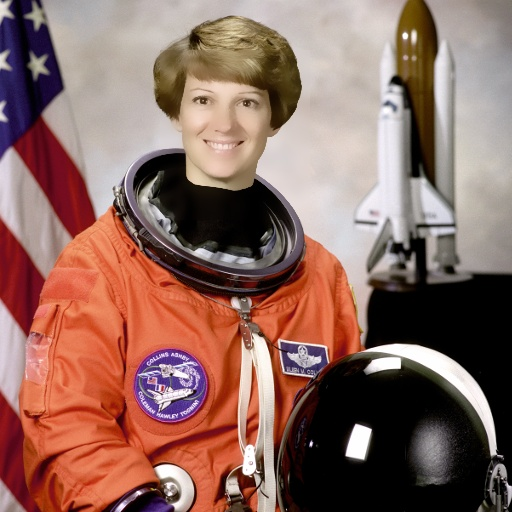
#> input picture data/evaluation/fake/fake_sample_1.jpg, 512 x 512 px; its folder holds only this picture in this run
$ python -i face_detector.py   (imports and definitions only)
#> lines starting #> are read from the running program, lines starting #| are printed output that depends on the picture
### config/settings.py
"""Application Settings and Configuration for DeepShield AI.

All paths, limits, and operational parameters are centralized here.
Configured for efficient CPU-only inference on standard hardware (12GB RAM).
"""

from dataclasses import dataclass, field
import os
from pathlib import Path
from typing import List, Tuple

# Base Project Directory
BASE_DIR = Path(__file__).resolve().parent.parent

@dataclass(frozen=True)
class AppSettings:
    """Core application settings."""
    APP_NAME: str = "DeepShield AI"
    APP_TAGLINE: str = "Deepfake Detection & Digital Forensics Analysis System"
    VERSION: str = "1.0.0"
    ENVIRONMENT: str = os.getenv("APP_ENV", "production")
    LOG_LEVEL: str = os.getenv("LOG_LEVEL", "INFO")

    # Storage Paths
    BASE_DIR: Path = BASE_DIR
    DATA_DIR: Path = BASE_DIR / "data"
    SAMPLES_DIR: Path = BASE_DIR / "data" / "samples"
    EVAL_DATA_DIR: Path = BASE_DIR / "data" / "evaluation"
    MODELS_DIR: Path = BASE_DIR / "models"
    CHECKPOINTS_DIR: Path = BASE_DIR / "models" / "checkpoints"
    REPORTS_DIR: Path = BASE_DIR / "reports"
    TEMP_DIR: Path = BASE_DIR / "data" / "temp"
    DATABASE_PATH: Path = BASE_DIR / "data" / "deepshield_history.db"

    # Security & Input Validation Limits
    MAX_IMAGE_SIZE_BYTES: int = 20 * 1024 * 1024  # 20 MB
    MAX_VIDEO_SIZE_BYTES: int = 100 * 1024 * 1024  # 100 MB
    MAX_IMAGE_DIMENSION: int = 4096  # Max width or height
    MIN_FACE_CROP_SIZE: int = 40  # Minimum face width/height in pixels for reliable inference

    # Supported File Extensions
    ALLOWED_IMAGE_EXTENSIONS: Tuple[str, ...] = (".jpg", ".jpeg", ".png", ".webp")
    ALLOWED_VIDEO_EXTENSIONS: Tuple[str, ...] = (".mp4", ".mov", ".avi", ".mkv")

    # Video Processing Parameters (CPU Optimized)
    DEFAULT_FRAME_SAMPLE_INTERVAL: int = 15  # Sample every 15th frame
    MIN_FRAME_SAMPLE_INTERVAL: int = 1
    MAX_FRAME_SAMPLE_INTERVAL: int = 60
    MAX_FRAMES_TO_ANALYZE: int = 60  # Upper bound on sampled frames to protect CPU & memory
    MAX_VIDEO_DURATION_SECONDS: int = 300  # Max 5 minutes video

    # Batch Analysis
    MAX_BATCH_IMAGE_COUNT: int = 20

    # Computation / Hardware
    DEVICE: str = "cpu"  # Explicitly CPU
    NUM_WORKERS: int = 0
    INFERENCE_BATCH_SIZE: int = 8  # Bounded batching for CPU memory efficiency

    # API Settings
    API_HOST: str = os.getenv("API_HOST", "127.0.0.1")
    API_PORT: int = int(os.getenv("API_PORT", "8000"))


# Initialize default settings instance
settings = AppSettings()

# Ensure required runtime directories exist safely
for path in (
    settings.DATA_DIR,
    settings.SAMPLES_DIR,
    settings.EVAL_DATA_DIR,
    settings.MODELS_DIR,
    settings.CHECKPOINTS_DIR,
    settings.REPORTS_DIR,
    settings.TEMP_DIR,
):
    path.mkdir(parents=True, exist_ok=True)

### src/utils/logging_config.py
"""Logging configuration for DeepShield AI.

Provides structured, readable console and file logging.
"""

import logging
import sys
from pathlib import Path
from typing import Optional

_CONFIGURED = False

def setup_logger(
    name: str = "deepshield",
    level: str = "INFO",
    log_file: Optional[Path] = None
) -> logging.Logger:
    """Set up and return a configured logger."""
    global _CONFIGURED
    logger = logging.getLogger(name)

    # Avoid duplicate handlers if already configured
    if not logger.handlers:
        numeric_level = getattr(logging, level.upper(), logging.INFO)
        logger.setLevel(numeric_level)

        # Formatter
        formatter = logging.Formatter(
            fmt="[%(asctime)s] [%(levelname)s] [%(name)s:%(funcName)s]: %(message)s",
            datefmt="%Y-%m-%d %H:%M:%S",
        )

        # Console handler
        console_handler = logging.StreamHandler(sys.stdout)
        console_handler.setFormatter(formatter)
        logger.addHandler(console_handler)

        # Optional file handler
        if log_file:
            log_file.parent.mkdir(parents=True, exist_ok=True)
            file_handler = logging.FileHandler(str(log_file), encoding="utf-8")
            file_handler.setFormatter(formatter)
            logger.addHandler(file_handler)

    return logger

# Default logger instance
logger = setup_logger()

### src/detection/face_detector.py
"""Dedicated Face Detection and Bounding Box Extraction Module.

Handles multi-face detection, margin expansion for boundary artifacts,
minimum size thresholds, and CPU-efficient face cropping.
"""

from dataclasses import dataclass
from typing import List, Optional, Tuple
import cv2
import numpy as np

from config.settings import settings
from src.utils.logging_config import logger


@dataclass(frozen=True)
class FaceBoundingBox:
    """Coordinates and dimensions of a detected facial region."""
    x: int
    y: int
    width: int
    height: int
    confidence: float = 1.0

    @property
    def area(self) -> int:
        return self.width * self.height

    @property
    def box_tuple(self) -> Tuple[int, int, int, int]:
        return (self.x, self.y, self.width, self.height)


@dataclass
class DetectedFace:
    """A detected face with its extracted crop and coordinates."""
    bbox: FaceBoundingBox
    crop_rgb: np.ndarray
    original_size: Tuple[int, int]
    face_index: int


class FaceDetector:
    """Robust, CPU-efficient face detector using OpenCV Haar Cascades with multi-scale inspection."""

    def __init__(
        self,
        min_face_size: int = settings.MIN_FACE_CROP_SIZE,
        margin_percentage: float = 0.20
    ):
        self.min_face_size = min_face_size
        self.margin_percentage = margin_percentage

        # Load frontal and profile face cascades
        frontal_path = cv2.data.haarcascades + "haarcascade_frontalface_default.xml"
        profile_path = cv2.data.haarcascades + "haarcascade_profileface.xml"

        self.frontal_cascade = cv2.CascadeClassifier(frontal_path)
        self.profile_cascade = cv2.CascadeClassifier(profile_path)

        if self.frontal_cascade.empty():
            logger.error("Failed to load OpenCV frontal face Haar Cascade.")
        else:
            logger.debug("Initialized FaceDetector with OpenCV Haar Cascade.")

    def detect_faces(self, image_rgb: np.ndarray) -> List[DetectedFace]:
        """Detect all valid faces in an RGB image.

        Returns list of DetectedFace objects sorted by area (largest to smallest).
        """
        if image_rgb is None or image_rgb.size == 0:
            return []

        h, w = image_rgb.shape[:2]
#> h = 512; w = 512
        gray = cv2.cvtColor(image_rgb, cv2.COLOR_RGB2GRAY)
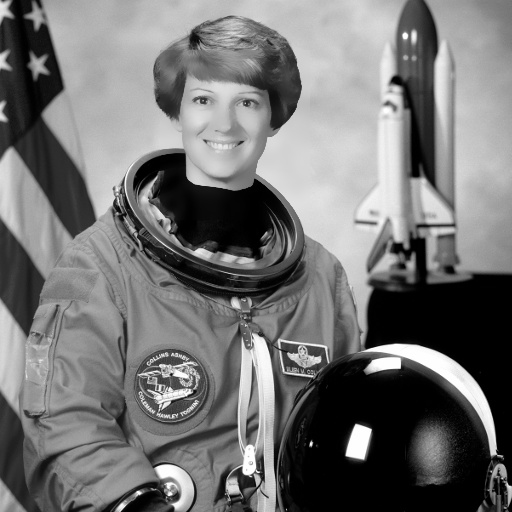
#> gray: shape (512, 512); min 0, max 255, mean 115.4

        # Histogram equalization for contrast invariance
        gray_eq = cv2.equalizeHist(gray)
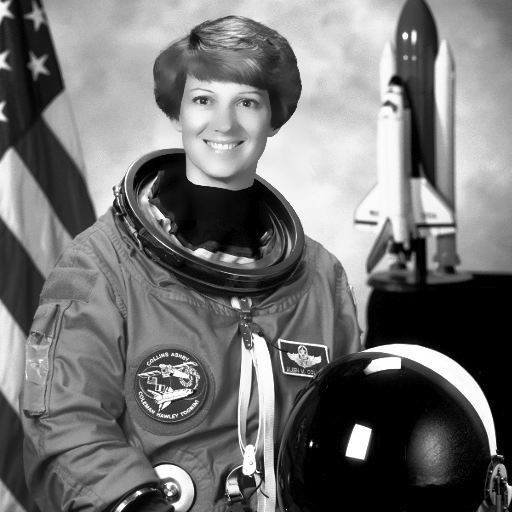
#> gray_eq: shape (512, 512); min 0, max 255, mean 115.1

        # Detect frontal faces
        raw_faces = self.frontal_cascade.detectMultiScale(
            gray_eq,
            scaleFactor=1.1,
            minNeighbors=5,
            minSize=(self.min_face_size, self.min_face_size),
            flags=cv2.CASCADE_SCALE_IMAGE
        )
#> raw_faces = [[176, 66, 96, 96]]

        detected_boxes: List[FaceBoundingBox] = []
        if len(raw_faces) > 0:
            for (x, y, fw, fh) in raw_faces:
                detected_boxes.append(FaceBoundingBox(x=int(x), y=int(y), width=int(fw), height=int(fh), confidence=0.95))
#> this loop made 1 pass
#> after the loop, detected_boxes = 1 item
        else:
            # Fallback to profile cascade if no frontal faces found
            profile_faces = self.profile_cascade.detectMultiScale(
                gray_eq,
                scaleFactor=1.1,
                minNeighbors=4,
                minSize=(self.min_face_size, self.min_face_size)
            )
            for (x, y, fw, fh) in profile_faces:
                detected_boxes.append(FaceBoundingBox(x=int(x), y=int(y), width=int(fw), height=int(fh), confidence=0.85))

        if not detected_boxes:
            return []

        # Sort by area descending (primary subject first)
        detected_boxes.sort(key=lambda b: b.area, reverse=True)

        faces: List[DetectedFace] = []
        for idx, box in enumerate(detected_boxes):
            # Apply margin padding to capture jawline, hairline, and blending seams
            margin_x = int(box.width * self.margin_percentage)
            margin_y = int(box.height * self.margin_percentage)

            x1 = max(0, box.x - margin_x)
            y1 = max(0, box.y - margin_y)
            x2 = min(w, box.x + box.width + margin_x)
            y2 = min(h, box.y + box.height + margin_y)

            crop = image_rgb[y1:y2, x1:x2].copy()
            if crop.shape[0] < self.min_face_size or crop.shape[1] < self.min_face_size:
                continue

            padded_box = FaceBoundingBox(x=x1, y=y1, width=x2 - x1, height=y2 - y1, confidence=box.confidence)
            faces.append(DetectedFace(
                bbox=padded_box,
                crop_rgb=crop,
                original_size=(h, w),
                face_index=idx
            ))
#> this loop made 1 pass
#> (margin_x, margin_y, x1, y1, x2, y2) on pass 1: (19, 19, 157, 47, 291, 181)
#> pass 1, in detect_faces, `crop = image_rgb[y1:y2, x1:x2].copy()`:
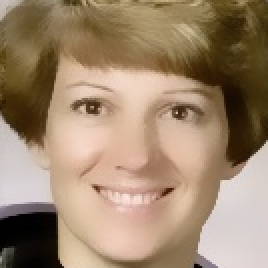
#> crop: shape (134, 134, 3) (shown 2 times larger); mean R, G, B 158.2, 134.5, 109.7
#> after the loop, faces = 1 item

        return faces

    def annotate_image(
        self,
        image_rgb: np.ndarray,
        faces: List[DetectedFace],
        labels: Optional[List[str]] = None,
        color: Tuple[int, int, int] = (0, 255, 0)
    ) -> np.ndarray:
        """Draw bounding boxes and optional labels on an image."""
        annotated = image_rgb.copy()
        for idx, face in enumerate(faces):
            box = face.bbox
            cv2.rectangle(
                annotated,
                (box.x, box.y),
                (box.x + box.width, box.y + box.height),
                color,
                2
            )
            label = labels[idx] if labels and idx < len(labels) else f"Face #{idx+1}"
            cv2.putText(
                annotated,
                label,
                (box.x, max(15, box.y - 8)),
                cv2.FONT_HERSHEY_SIMPLEX,
                0.6,
                color,
                2,
                cv2.LINE_AA
            )
        return annotated

>>> import cv2
>>> picture = cv2.cvtColor(cv2.imread('../../data/evaluation/fake/fake_sample_1.jpg'), cv2.COLOR_BGR2RGB)
>>> result = FaceDetector().detect_faces(picture)
#> result = 1 item
